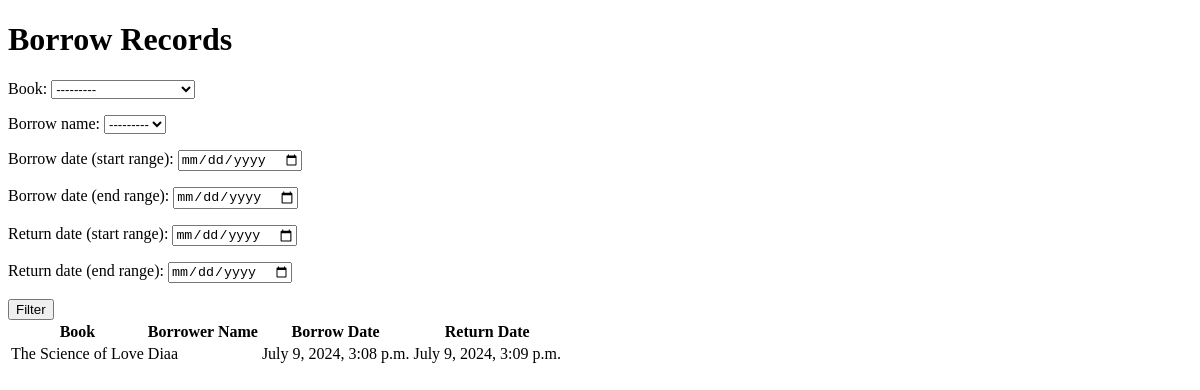
Before: /books/borrow_records/ (signed in) with the older database file.
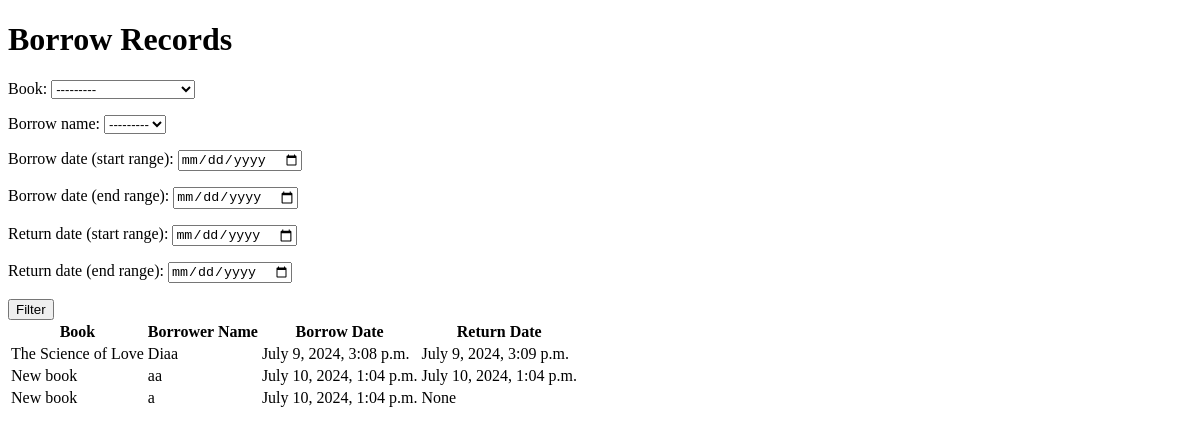
After: the same page with the newer database file.
### books/models.py (models this page shows, shortened)
class BorrowRecord(models.Model):
    book = models.ForeignKey(Book, on_delete=models.SET_NULL, null=True)
    borrower_name = models.CharField(max_length=100)
    borrow_date = models.DateTimeField(auto_now_add=True)
    return_date = models.DateTimeField(default=None, null=True)

class Book(models.Model):
    title = models.CharField(max_length=100)
    author = models.CharField(max_length=100)
    published_year = models.IntegerField(
        validators=[MinValueValidator(1900), MaxValueValidator(timezone.now().year)]
    )
    is_available = models.BooleanField(default=True)
    def __str__(self) -> str:
        return self.title

### books/views.py (the view)
# urls.py: path("borrow_records/", views.borrow_record_list, name="borrow_record_list"),
@login_required()
def borrow_record_list(request):
    form = BorrowRecordFilterForm(request.GET)
    if form.is_valid():
        borrow_records = form.apply_filter_on_model()
    context = {"form": form, "borrow_records": borrow_records}
    return render(request, "books/borrow_record_list.html", context)

### books/templates/books/borrow_record_list.html (shortened to what this page needs)
<!DOCTYPE html>
<html>
<head>
</head>
<body>
    <h1>Borrow Records</h1>
    <form method="get">
        {{ form.as_p }}
        <button type="submit">Filter</button>
    </form>
    <table>
        <thead>
            <tr>
                <th>Book</th>
                <th>Borrower Name</th>
                <th>Borrow Date</th>
                <th>Return Date</th>
            </tr>
        </thead>
        <tbody>
            {% for record in borrow_records %}
            <tr>
                <td>{{ record.book }}</td>
                <td>{{ record.borrower_name }}</td>
                <td>{{ record.borrow_date }}</td>
                <td>{{ record.return_date }}</td>
            </tr>
            {% endfor %}
        </tbody>
    </table>
</body>
</html>

Changed rows visible on the page:
added BorrowRecord: book "New book", borrower_name "aa", borrow_date "July 10, 2024, 1:04 p.m.", return_date "July 10, 2024, 1:04 p.m."
added BorrowRecord: book "New book", borrower_name "a", borrow_date "July 10, 2024, 1:04 p.m.", return_date "None"
